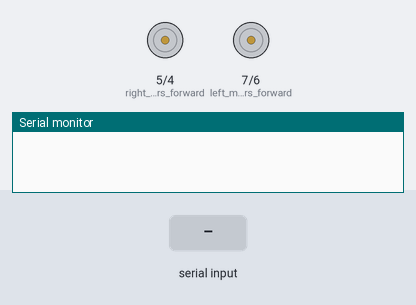
A sketch run on a simulated Arduino Uno, built with avr-gcc and run on an emulated ATmega328P. Parts: motor-driver pin pairs drawn as motors (green arrow = first pin HIGH = forward, orange = second pin HIGH = backward, longer = more drive), the last lines printed to the serial monitor. The test bench sets the inputs (shaded band).

Above: at 1.2 s.
1.3 s: "1" received over Serial
At 1.8 s:
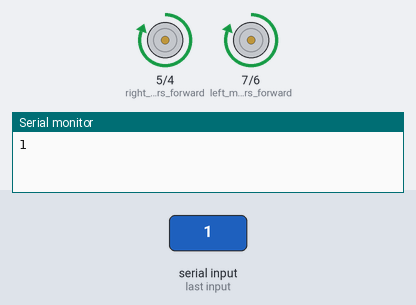
2.9 s: "2" received over Serial
At 4.2 s:
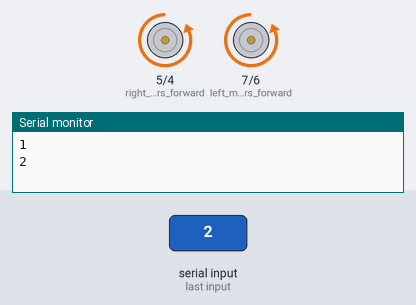
4.5 s: "3" received over Serial
At 5.4 s:
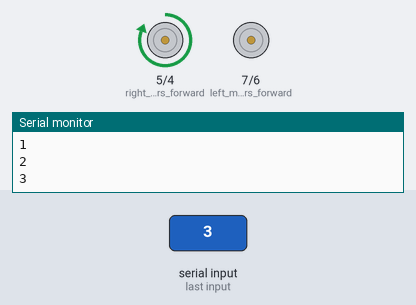
6.0 s: "4" received over Serial
At 6.6 s:
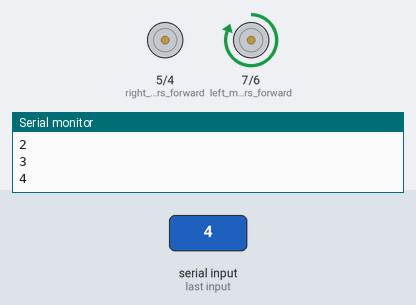
7.5 s: "5" received over Serial
At 7.8 s:
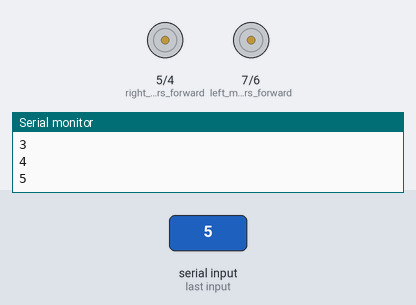
Timing chart, 0 to 10.0 s (numbered marks = the images above; inputs shaded):
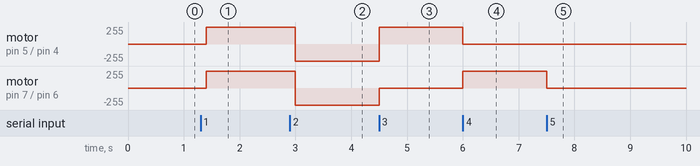

Measured:
- after the input at 1.3 s, motor on pin 5 (right_motors_forward) / pin 4 (right_motors_reverse), motor on pin 7 (left_motors_forward) / pin 6 (left_motors_reverse): stopped → forward 255/255 after 0.10 s
- after the input at 2.9 s, motor on pin 5 (right_motors_forward) / pin 4 (right_motors_reverse), motor on pin 7 (left_motors_forward) / pin 6 (left_motors_reverse): forward 255/255 → backward 255/255 after 0.10 s
- after the input at 4.5 s, motor on pin 5 (right_motors_forward) / pin 4 (right_motors_reverse): backward 255/255 → forward 255/255 at once; motor on pin 7 (left_motors_forward) / pin 6 (left_motors_reverse): backward 255/255 → stopped at once
- after the input at 6.0 s, motor on pin 5 (right_motors_forward) / pin 4 (right_motors_reverse): forward 255/255 → stopped at once; motor on pin 7 (left_motors_forward) / pin 6 (left_motors_reverse): stopped → forward 255/255 at once
- after the input at 7.5 s, motor on pin 7 (left_motors_forward) / pin 6 (left_motors_reverse): forward 255/255 → stopped at once

The sketch:

arduino_bluetooth_controlled_robot_code.ino
```cpp
char t;

void setup() {
pinMode(7,OUTPUT);   //left motors forward
pinMode(6,OUTPUT);   //left motors reverse
pinMode(5,OUTPUT);   //right motors forward
pinMode(4,OUTPUT);   //right motors reverse

Serial.begin(9600);

}

void loop() {
if(Serial.available()){
  t = Serial.read();
  Serial.println(t);
}

if(t == '1'){            //move forward(all motors rotate in forward direction)
  digitalWrite(7,HIGH);
  digitalWrite(6,LOW);
  digitalWrite(5,HIGH);
  digitalWrite(4,LOW);
}

else if(t == '2'){      //move reverse (all motors rotate in reverse direction)
  digitalWrite(7,LOW);
  digitalWrite(6,HIGH);
  digitalWrite(5,LOW);
  digitalWrite(4,HIGH);
}

else if(t == '3'){      //turn right (left side motors rotate in forward direction, right side motors doesn't rotate)
  digitalWrite(7,LOW);
  digitalWrite(6,LOW);
  digitalWrite(5,HIGH);
  digitalWrite(4,LOW);
}

else if(t == '4'){      //turn left (right side motors rotate in forward direction, left side motors doesn't rotate)
  digitalWrite(7,HIGH);
  digitalWrite(6,LOW);
  digitalWrite(5,LOW);
  digitalWrite(4,LOW);
}

else if(t == '5'){      //STOP (all motors stop)
  digitalWrite(7,LOW);
  digitalWrite(6,LOW);
  digitalWrite(5,LOW);
  digitalWrite(4,LOW);
}
delay(100);
}
```
